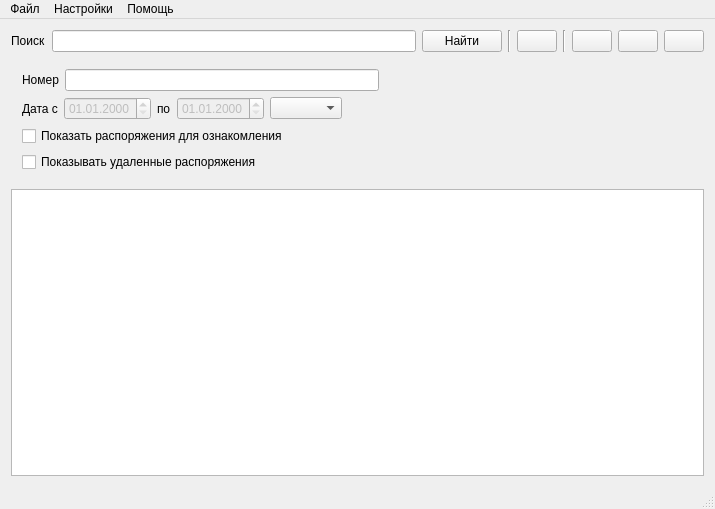
<?xml version="1.0" encoding="UTF-8"?>
<ui version="4.0">
 <class>MainWindow</class>
 <widget class="QMainWindow" name="MainWindow">
  <property name="geometry">
   <rect>
    <x>0</x>
    <y>0</y>
    <width>715</width>
    <height>509</height>
   </rect>
  </property>
  <property name="windowTitle">
   <string>Журнал Административных распоряжений</string>
  </property>
  <property name="windowIcon">
   <iconset resource="images.qrc">
    <normaloff>:/icon/icon/icon.png</normaloff>:/icon/icon/icon.png</iconset>
  </property>
  <widget class="QWidget" name="centralWidget">
   <layout class="QGridLayout" name="gridLayout">
    <item row="0" column="0">
     <layout class="QHBoxLayout" name="horizontalLayout_2">
      <item>
       <widget class="QLabel" name="labelFind">
        <property name="text">
         <string>Поиск</string>
        </property>
       </widget>
      </item>
      <item>
       <widget class="QLineEdit" name="lineEditFind">
        <property name="enabled">
         <bool>true</bool>
        </property>
        <property name="toolTip">
         <string>Строка поиска в поле тема</string>
        </property>
        <property name="clearButtonEnabled">
         <bool>true</bool>
        </property>
       </widget>
      </item>
      <item>
       <widget class="QPushButton" name="pushButtonFind">
        <property name="toolTip">
         <string>Найти распоряжения (Ctrl+F)</string>
        </property>
        <property name="text">
         <string>Найти</string>
        </property>
        <property name="icon">
         <iconset resource="images.qrc">
          <normaloff>:/images/icon/find.png</normaloff>:/images/icon/find.png</iconset>
        </property>
        <property name="iconSize">
         <size>
          <width>16</width>
          <height>16</height>
         </size>
        </property>
        <property name="shortcut">
         <string>Ctrl+F</string>
        </property>
       </widget>
      </item>
      <item>
       <widget class="Line" name="line_3">
        <property name="orientation">
         <enum>Qt::Vertical</enum>
        </property>
       </widget>
      </item>
      <item>
       <widget class="QPushButton" name="pushButtonMoreOptions">
        <property name="toolTip">
         <string>Показать/скрыть дополнительные настройки фильтра поиска</string>
        </property>
        <property name="text">
         <string/>
        </property>
        <property name="icon">
         <iconset resource="images.qrc">
          <normaloff>:/images/icon/less.png</normaloff>:/images/icon/less.png</iconset>
        </property>
        <property name="iconSize">
         <size>
          <width>16</width>
          <height>16</height>
         </size>
        </property>
       </widget>
      </item>
      <item>
       <widget class="Line" name="line">
        <property name="orientation">
         <enum>Qt::Vertical</enum>
        </property>
       </widget>
      </item>
      <item>
       <widget class="QPushButton" name="pushButtonAdd">
        <property name="toolTip">
         <string>Добавить новую запись (Insert)</string>
        </property>
        <property name="text">
         <string/>
        </property>
        <property name="icon">
         <iconset resource="images.qrc">
          <normaloff>:/images/icon/add.png</normaloff>:/images/icon/add.png</iconset>
        </property>
        <property name="iconSize">
         <size>
          <width>16</width>
          <height>16</height>
         </size>
        </property>
        <property name="shortcut">
         <string>Ins</string>
        </property>
       </widget>
      </item>
      <item>
       <widget class="QPushButton" name="pushButtonEdit">
        <property name="toolTip">
         <string>Редактировать/Просмотреть выделенную запись (Ctrl+E)</string>
        </property>
        <property name="text">
         <string/>
        </property>
        <property name="icon">
         <iconset resource="images.qrc">
          <normaloff>:/images/icon/edit.png</normaloff>:/images/icon/edit.png</iconset>
        </property>
        <property name="iconSize">
         <size>
          <width>16</width>
          <height>16</height>
         </size>
        </property>
        <property name="shortcut">
         <string>Ctrl+E</string>
        </property>
       </widget>
      </item>
      <item>
       <widget class="QPushButton" name="pushButtonDelete">
        <property name="toolTip">
         <string>Удалить выделенную запись (Del)</string>
        </property>
        <property name="text">
         <string/>
        </property>
        <property name="icon">
         <iconset resource="images.qrc">
          <normaloff>:/images/icon/remove.png</normaloff>:/images/icon/remove.png</iconset>
        </property>
        <property name="iconSize">
         <size>
          <width>16</width>
          <height>16</height>
         </size>
        </property>
        <property name="shortcut">
         <string>Del</string>
        </property>
       </widget>
      </item>
     </layout>
    </item>
    <item row="1" column="0">
     <widget class="QWidget" name="widgetExtendedOptions" native="true">
      <layout class="QVBoxLayout" name="verticalLayout">
       <item>
        <layout class="QHBoxLayout" name="horizontalLayout">
         <item>
          <widget class="QLabel" name="labelNumDoc">
           <property name="text">
            <string>Номер</string>
           </property>
          </widget>
         </item>
         <item>
          <widget class="QLineEdit" name="lineEditNumDoc">
           <property name="enabled">
            <bool>true</bool>
           </property>
           <property name="toolTip">
            <string>Строка поиска в поле номер</string>
           </property>
           <property name="clearButtonEnabled">
            <bool>true</bool>
           </property>
          </widget>
         </item>
         <item>
          <spacer name="horizontalSpacer">
           <property name="orientation">
            <enum>Qt::Horizontal</enum>
           </property>
           <property name="sizeHint" stdset="0">
            <size>
             <width>40</width>
             <height>20</height>
            </size>
           </property>
          </spacer>
         </item>
        </layout>
       </item>
       <item>
        <layout class="QHBoxLayout" name="horizontalLayout_3">
         <item>
          <widget class="QLabel" name="labelDataFrom">
           <property name="text">
            <string>Дата с</string>
           </property>
          </widget>
         </item>
         <item>
          <widget class="QDateEdit" name="dateEditFrom">
           <property name="enabled">
            <bool>false</bool>
           </property>
           <property name="displayFormat">
            <string>dd.MM.yyyy</string>
           </property>
          </widget>
         </item>
         <item>
          <widget class="QLabel" name="labelDataTo">
           <property name="text">
            <string>по</string>
           </property>
          </widget>
         </item>
         <item>
          <widget class="QDateEdit" name="dateEditTo">
           <property name="enabled">
            <bool>false</bool>
           </property>
           <property name="displayFormat">
            <string>dd.MM.yyyy</string>
           </property>
          </widget>
         </item>
         <item>
          <widget class="QComboBox" name="comboBoxDate"/>
         </item>
         <item>
          <spacer name="horizontalSpacer_2">
           <property name="orientation">
            <enum>Qt::Horizontal</enum>
           </property>
           <property name="sizeHint" stdset="0">
            <size>
             <width>40</width>
             <height>20</height>
            </size>
           </property>
          </spacer>
         </item>
        </layout>
       </item>
       <item>
        <widget class="QCheckBox" name="checkBoxForInitiated">
         <property name="toolTip">
          <string>Отобразить распоряжения предназначенные мне для ознакомления/все</string>
         </property>
         <property name="text">
          <string>Показать распоряжения для ознакомления</string>
         </property>
        </widget>
       </item>
       <item>
        <widget class="QCheckBox" name="checkBoxShowDeleted">
         <property name="toolTip">
          <string>Отображать/нет удаленные распоряжения</string>
         </property>
         <property name="text">
          <string>Показывать удаленные распоряжения</string>
         </property>
        </widget>
       </item>
      </layout>
     </widget>
    </item>
    <item row="2" column="0">
     <widget class="QTableWidget" name="tableWidget">
      <property name="contextMenuPolicy">
       <enum>Qt::CustomContextMenu</enum>
      </property>
      <property name="selectionMode">
       <enum>QAbstractItemView::SingleSelection</enum>
      </property>
      <property name="sortingEnabled">
       <bool>true</bool>
      </property>
     </widget>
    </item>
   </layout>
  </widget>
  <widget class="QMenuBar" name="menuBar">
   <property name="geometry">
    <rect>
     <x>0</x>
     <y>0</y>
     <width>715</width>
     <height>27</height>
    </rect>
   </property>
   <widget class="QMenu" name="menuFile">
    <property name="title">
     <string>Файл</string>
    </property>
    <addaction name="actionExit"/>
   </widget>
   <widget class="QMenu" name="menuSettings">
    <property name="title">
     <string>Настройки</string>
    </property>
    <addaction name="actionJob"/>
    <addaction name="actionUsers"/>
    <addaction name="actionMainSettings"/>
   </widget>
   <widget class="QMenu" name="menuHelp">
    <property name="title">
     <string>Помощь</string>
    </property>
    <addaction name="actionAbout"/>
   </widget>
   <addaction name="menuFile"/>
   <addaction name="menuSettings"/>
   <addaction name="menuHelp"/>
  </widget>
  <widget class="QStatusBar" name="statusBar"/>
  <action name="actionExit">
   <property name="text">
    <string>Выход</string>
   </property>
  </action>
  <action name="actionJob">
   <property name="text">
    <string>Должности</string>
   </property>
  </action>
  <action name="actionAbout">
   <property name="text">
    <string>О программе...</string>
   </property>
  </action>
  <action name="actionUsers">
   <property name="text">
    <string>Пользователи</string>
   </property>
  </action>
  <action name="actionMainSettings">
   <property name="text">
    <string>Общие настройки</string>
   </property>
  </action>
 </widget>
 <layoutdefault spacing="6" margin="11"/>
 <resources>
  <include location="images.qrc"/>
 </resources>
 <connections/>
</ui>
